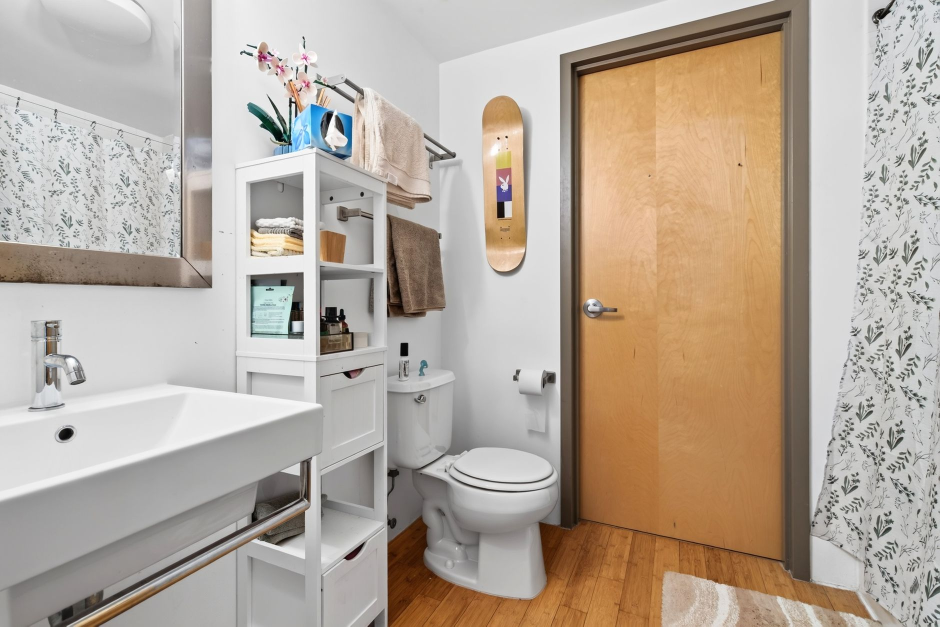
#> input picture images/30-practical-home-organization-ideas-for--alias--bathroom-organization-maximizing-24-inch-deep-cabi-8.jpg, 1880 x 1253 px (shown at 1/2 size); its folder holds only this picture in this run
$ python make_thumbs.py
#> lines starting #> are read from the running program, lines starting #| are printed output that depends on the picture
#!/usr/bin/env python3
"""Build-time responsive thumbnails for raster images in static/images.

Writes static/images/thumbs/<stem>-<width>.jpg (640/960/1280 px wide) only when the
source is wider than the target. Originals are never modified. Generated files are
not committed; the Site Deploy workflow creates them right before the Hugo build.
"""
from pathlib import Path
from PIL import Image, ImageOps

SRC = Path("static/images")
OUT = SRC / "thumbs"
WIDTHS = (640, 960, 1280)
QUALITY = 80


def main():
    OUT.mkdir(parents=True, exist_ok=True)
    made = skipped = failed = 0
    for p in sorted(SRC.iterdir()):
        if not p.is_file() or p.suffix.lower() not in {".jpg", ".jpeg", ".png"}:
            continue
        try:
            with Image.open(p) as im:
#> im is the input picture: PIL image 1880x1253 RGB; mean R, G, B 181.9, 169.1, 156.1
                im = ImageOps.exif_transpose(im).convert("RGB")
                w, h = im.size
#> w = 1880; h = 1253
                for tw in WIDTHS:
                    if w <= tw:
                        skipped += 1
                        continue
                    th = max(1, round(h * tw / w))
                    im.resize((tw, th), Image.LANCZOS).save(
                        OUT / f"{p.stem}-{tw}.jpg",
                        "JPEG",
                        quality=QUALITY,
                        optimize=True,
                        progressive=True,
                    )
                    made += 1
#> this loop made 3 passes
#> pass 1, in main, `im.resize((tw, th), Image.LANCZOS).save( OUT / f"{p.stem}-{tw}.jpg", "..`:
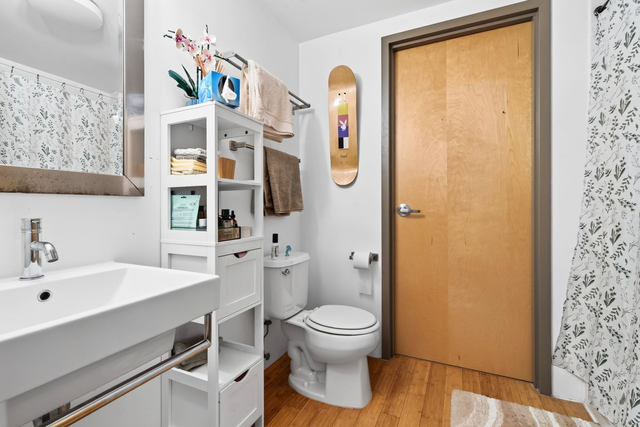
#> saved as 30-practical-home-organization-ideas-for--alias--bathroom-organization-maximizing-24-inch-deep-cabi-8-640.jpg: PIL image 640x427 RGB; mean R, G, B 181.9, 169.1, 156.1
#> after the loop, made = 3; skipped = 0
        except Exception as exc:  # never break the deploy because of one image
            failed += 1
            print(f"thumb skipped for {p.name}: {exc}")
    print(f"thumbnails: made={made} skipped_small={skipped} failed={failed}")
#| thumbnails: made=3 skipped_small=0 failed=0


if __name__ == "__main__":
    main()

$ run again, on images/bathroom-organization-maximizing-24-inch-deep-cabi-5.jpg
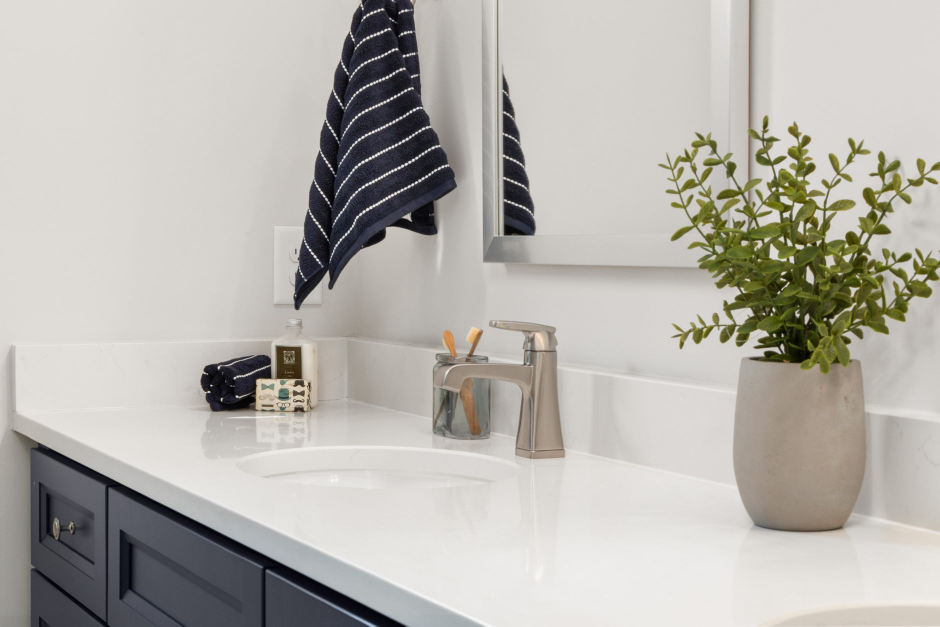
#> input picture images/bathroom-organization-maximizing-24-inch-deep-cabi-5.jpg, 1880 x 1253 px (shown at 1/2 size)
#> in main, im is the input picture: PIL image 1880x1253 RGB; mean R, G, B 183, 179.9, 173.7
#> the loop in main, `for tw in WIDTHS:` made 3 passes
#> pass 1, in main, `im.resize((tw, th), Image.LANCZOS).save( OUT / f"{p.stem}-{tw}.jpg", "..`:
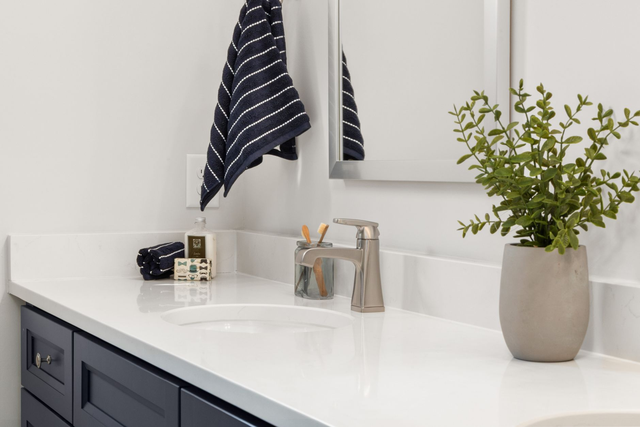
#> saved as bathroom-organization-maximizing-24-inch-deep-cabi-5-640.jpg: PIL image 640x427 RGB; mean R, G, B 183, 179.9, 173.7
#> pass 2, in main, `im.resize((tw, th), Image.LANCZOS).save( OUT / f"{p.stem}-{tw}.jpg", "..`:
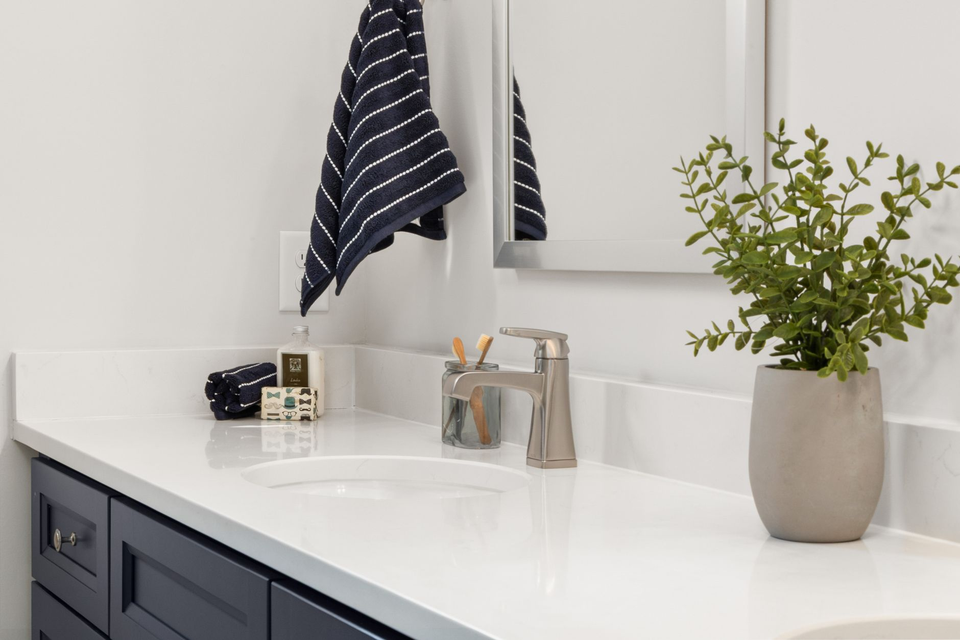
#> saved as bathroom-organization-maximizing-24-inch-deep-cabi-5-960.jpg: PIL image 960x640 RGB; mean R, G, B 183, 179.9, 173.7
#> after the loop in main, `for tw in WIDTHS:`: made = 3; skipped = 0
#| thumbnails: made=3 skipped_small=0 failed=0

$ run again, on images/bathroom-organization-maximizing-24-inch-deep-cabi-7.jpg
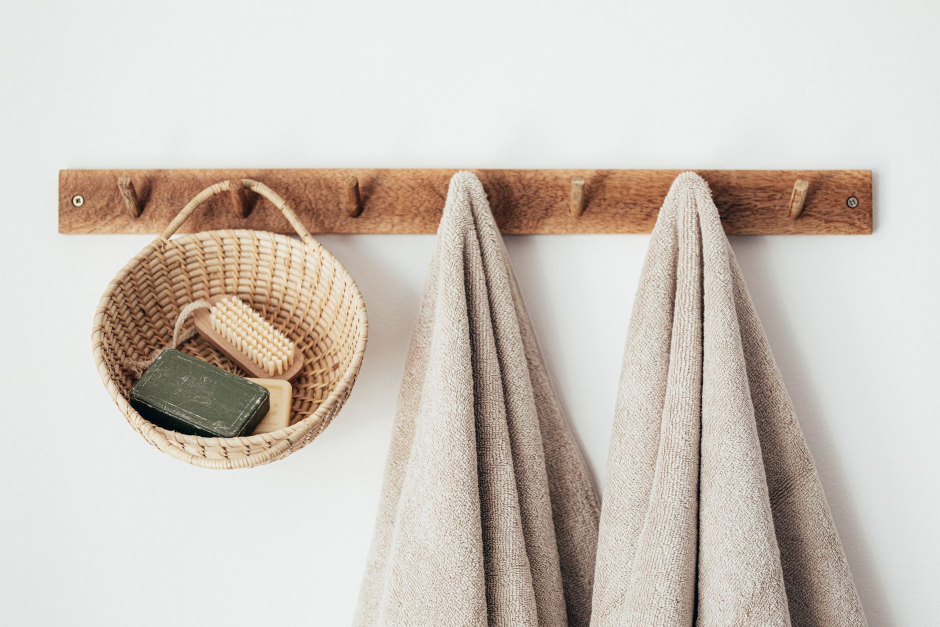
#> input picture images/bathroom-organization-maximizing-24-inch-deep-cabi-7.jpg, 1880 x 1253 px (shown at 1/2 size)
#> in main, im is the input picture: PIL image 1880x1253 RGB; mean R, G, B 206.1, 197.8, 189.4
#> the loop in main, `for tw in WIDTHS:` made 3 passes
#> pass 1, in main, `im.resize((tw, th), Image.LANCZOS).save( OUT / f"{p.stem}-{tw}.jpg", "..`:
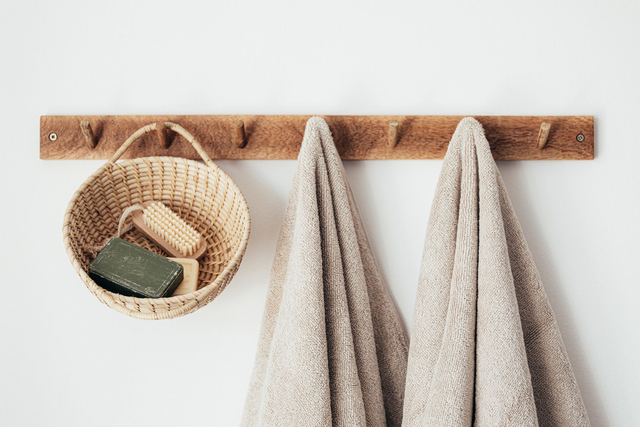
#> saved as bathroom-organization-maximizing-24-inch-deep-cabi-7-640.jpg: PIL image 640x427 RGB; mean R, G, B 206.1, 197.8, 189.4
#> after the loop in main, `for tw in WIDTHS:`: made = 3; skipped = 0
#| thumbnails: made=3 skipped_small=0 failed=0

$ run again, on images/bedroom-organization-stepbystep-48inch-clearance-3.jpg
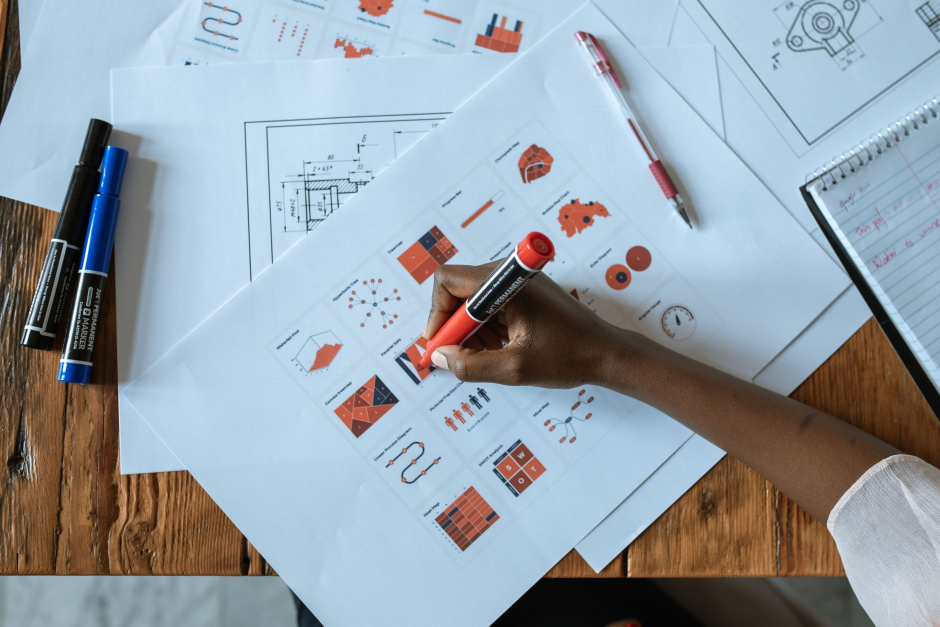
#> input picture images/bedroom-organization-stepbystep-48inch-clearance-3.jpg, 1880 x 1253 px (shown at 1/2 size)
#> in main, im is the input picture: PIL image 1880x1253 RGB; mean R, G, B 149.5, 160.1, 169.1
#> the loop in main, `for tw in WIDTHS:` made 3 passes
#> pass 1, in main, `im.resize((tw, th), Image.LANCZOS).save( OUT / f"{p.stem}-{tw}.jpg", "..`:
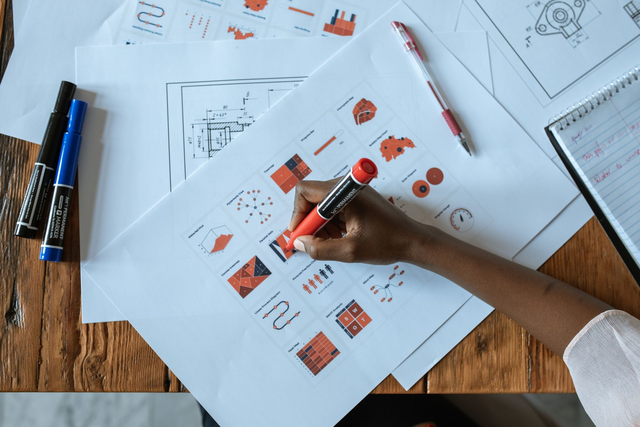
#> saved as bedroom-organization-stepbystep-48inch-clearance-3-640.jpg: PIL image 640x427 RGB; mean R, G, B 149.5, 160.1, 169.1
#> after the loop in main, `for tw in WIDTHS:`: made = 3; skipped = 0
#| thumbnails: made=3 skipped_small=0 failed=0
